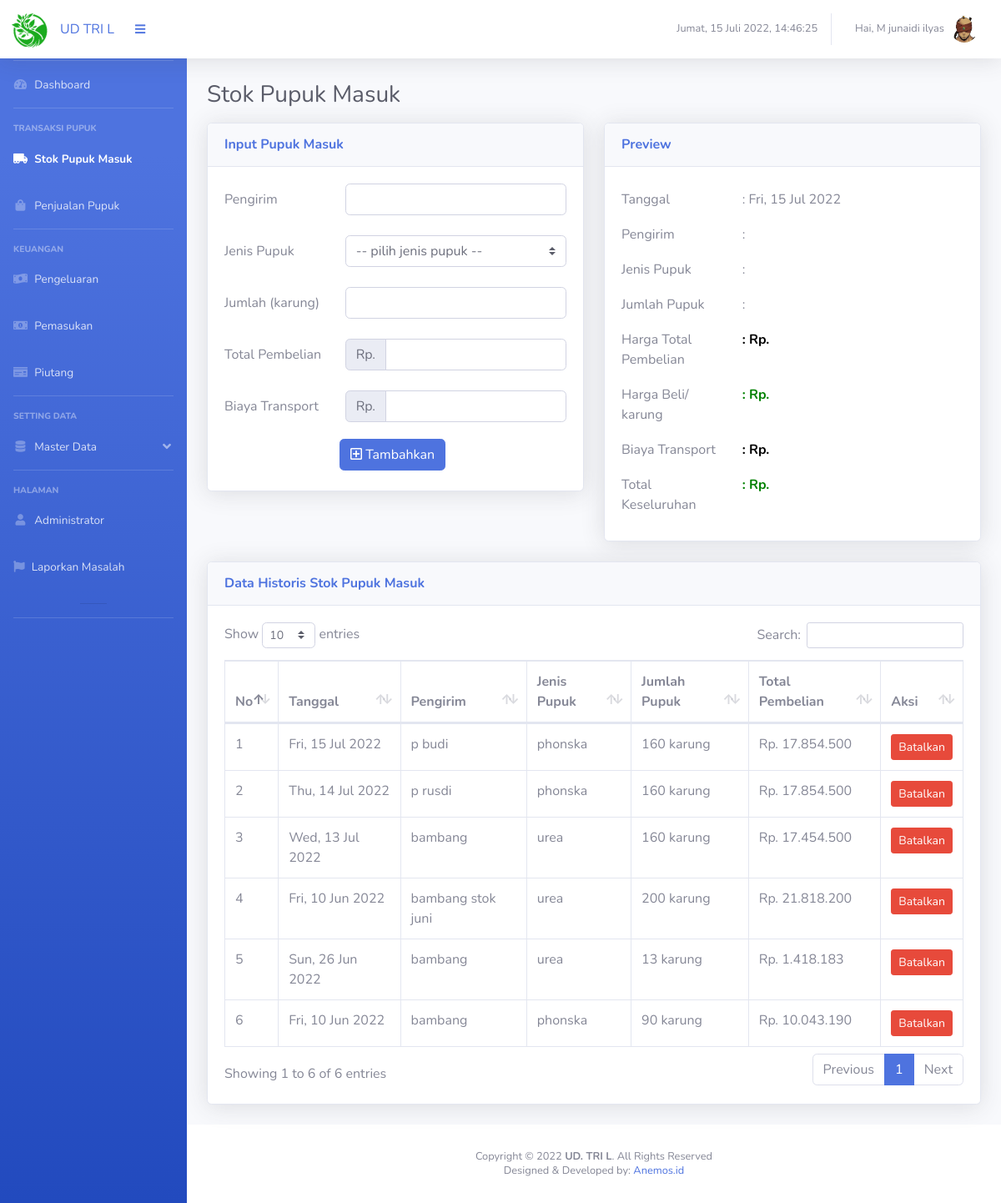
The page /page_stok_masuk.php?m=2&n=1 (signed in) on the database its author committed.
### tables this page shows
CREATE TABLE `stok_masuk` (
  `ID_SM` int(20) NOT NULL,
  `Tanggal` varchar(50) DEFAULT NULL,
  `ID_PK` int(20) DEFAULT NULL,
  `Nama_Pengirim` varchar(100) DEFAULT NULL,
  `Jumlah_Masuk` int(100) DEFAULT NULL,
  `Nominal` int(100) DEFAULT NULL,
  `Status` int(11) DEFAULT NULL
);

CREATE TABLE `data_pupuk` (
  `ID_PK` int(20) NOT NULL,
  `Jenis_Pupuk` varchar(50) DEFAULT NULL,
  `Stok` int(20) DEFAULT NULL,
  `Harga` int(100) DEFAULT NULL,
  `Status` int(11) DEFAULT NULL
);

### functions.php (called while the page is built, shortened)
<?php
function rp($angka)
{
    $hasil_rupiah = "Rp. " . number_format($angka, 0, ',', '.');
    return $hasil_rupiah;
}

### page_stok_masuk.php (the view, shortened to what this page needs)
<?php
include "connection.php";
include 'functions.php';
$tanggal = date("D, j M Y ");
if (isset($_SESSION['login'])) {
    ?>
<!DOCTYPE html>
<html lang="en">
<head>
  <link href="vendor/fontawesome-free/css/all.min.css" rel="stylesheet" type="text/css">
  <link href="css/sb-admin-2.min.css" rel="stylesheet">
  <link href="vendor/datatables/dataTables.bootstrap4.min.css" rel="stylesheet">
</head>
<body id="page-top">
  <div id="wrapper">
    <?php include "segment/sidebar.php";?>
    <div id="content-wrapper" class="d-flex flex-column">
      <div id="content">
        <?php include "segment/header.php";?>
        <div class="container-fluid">
          <div class="d-sm-flex align-items-center justify-content-between ">
            <h1 class="h3 mb-3 text-gray-800">Stok Pupuk Masuk</h1>
          </div>
          <div class="row">
            <div class="col-xl-6 col-lg-6">
              <div class="card shadow mb-4">
                <div class="card-header py-3 d-flex flex-row align-items-center justify-content-between">
                  <h6 class="m-0 font-weight-bold text-primary">Input Pupuk Masuk</h6>
                </div>
                <div class="card-body">
                  <form method="POST" action="addStokMasuk.php" enctype="multipart/form-data">
                    <div class="row mb-2">
                      <label class="col-sm-4 col-form-label">Pengirim</label>
                      <div class="col-sm-8">
                        <input type="text" class="form-control" id="pengirim" name="pengirim" required
                          onkeyup="SETis()">
                      </div>
                    </div>
                    <div class="row mb-4">
                      <label class="col-sm-4 col-form-label">Jenis Pupuk</label>
                      <div class="col-sm-8">
                        <select class="custom-select" id="jenisPP" name="jenisPP" onchange="SETPP()">
                          <option selected="true" disabled="disabled">-- pilih jenis pupuk --
                          </option>
                        </select>
                      </div>
                    </div>
                    <div class="row mb-2">
                      <label class="col-sm-4 col-form-label">Jumlah (karung)</label>
                      <div class="col-sm-8">
                        <input type="number" class="form-control" id="jumlah" name="jumlah" required onkeyup="SETis()">
                      </div>
                    </div>
                    <div class="row mb-2">
                      <label class="col-sm-4 col-form-label"> Total Pembelian</label>
                      <div class="input-group col-sm-8">
                        <div class="input-group-prepend">
                          <span class="input-group-text" id="basic-addon1">Rp.</span>
                        </div>
                        <input type="text" class="form-control" id="harga" name="harga" required
                          onkeyup="countPerKarung()">
                      </div>
                    </div>
                    <div class="row mt-4 ">
                      <label class="col-sm-4 col-form-label ">Biaya Transport</label>
                      <div class="input-group col-sm-8">
                        <div class="input-group-prepend">
                          <span class="input-group-text" id="basic-addon1">Rp.</span>
                        </div>
                        <input type="text" class="form-control" id="transport" name="transport"
                          onkeyup="totalKeseluruhan()">
                      </div>
                    </div>
                </div>
                <div class="row mb-4">
                  <label class="col-sm-4 col-form-label"> </label>
                  <div class="col-sm-8">
                    <button type="submit" class="btn btn-primary" name="tambah"><i class="far fa-plus-square"></i>
                      Tambahkan </button>
                  </div>
                </div>
              </div>
            </div>
            <div class="col-xl-6 col-lg-6">
              <div class="card shadow mb-4">
                <div class="card-header py-3 d-flex flex-row align-items-center justify-content-between">
                  <h6 class="m-0 font-weight-bold text-primary">Preview</h6>
                </div>
                <div class="card-body">
                  <div class="row mb-1">
                    <label class="col-sm-4 col-form-label"> Tanggal </label>
                    <label class="col-sm-5 col-form-label" id="tanggal"><?=": " . ($tanggal)?>
                    </label>
                  </div>
                  <div class="row mb-1">
                    <label class="col-sm-4 col-form-label">Pengirim</label>
                    <label class="col-sm-5 col-form-label" id="pengirimPP">:
                    </label>
                  </div>
                  <div class="row mb-1">
                    <label class="col-sm-4 col-form-label">Jenis Pupuk</label>
                    <label class="col-sm-5 col-form-label" id="pupuk" name="pupuk">:
                    </label>
                  </div>
                  <div class="row mb-1">
                    <label class="col-sm-4 col-form-label">Jumlah Pupuk</label>
                    <label class="col-sm-5 col-form-label" id="jumPP">:
                    </label>
                  </div>
                  <div class="row mb-1">
                    <label class="col-sm-4 col-form-label">Harga Total Pembelian</label>
                    <label class="col-sm-5 col-form-label" id="hargaPP" name="hargaPP"
                      style="font-weight:bold; color:Black;">: Rp.
                    </label>
                  </div>
                  <div class="row mb-1">
                    <label class="col-sm-4 col-form-label">Harga Beli/ karung</label>
                    <label class="col-sm-5 col-form-label" id="perkarung" name="perkarung"
                      style="font-weight:bold; color:green;">: Rp.
                    </label>
                  </div>
                  <div class="row mb-1">
                    <label class="col-sm-4 col-form-label">Biaya Transport</label>
                    <label class="col-sm-5 col-form-label" id="biaya_transport" name="biaya_transport"
                      style="font-weight:bold; color:BLACK;">: Rp.
                    </label>
                  </div>
                  <div class="row mb-1">
                    <label class="col-sm-4 col-form-label">Total Keseluruhan</label>
                    <label class="col-sm-5 col-form-label" id="keseluruhan" name="keseluruhan"
                      style="font-weight:bold; color:green;">: Rp.
                    </label>
                  </div>
                </div>
              </div>
            </div>
          </div>
          <div class="row">
            <div class="col-xl-12 col-lg-12">
              <div class="card shadow mb-4">
                <div class="card-header py-3 d-flex flex-row align-items-center justify-content-between">
                  <h6 class="m-0 font-weight-bold text-primary">Data Historis Stok Pupuk Masuk</h6>
                </div>
                <div class="card-body">
                  <div class="table-responsive">
                    <table class="table table-bordered" id="tableMasuk" width="100%" cellspacing="0">
                      <thead>
                        <tr>
                          <th scope="col">No</th>
                          <th scope="col">Tanggal</th>
                          <th scope="col">Pengirim</th>
                          <th scope="col">Jenis Pupuk</th>
                          <th scope="col">Jumlah Pupuk</th>
                          <th scope="col">Total Pembelian</th>
                          <th scope="col">Aksi</th>
                        </tr>
                      </thead>
                      <tbody>
                        <?php
$no = 1;
    $data = mysqli_query($conn, "SELECT * FROM stok_masuk
    INNER JOIN data_pupuk ON stok_masuk.ID_PK = data_pupuk.ID_PK ORDER BY ID_SM DESC
    ");
    foreach ($data as $all):
        echo ('<tr><td>' . $no . '</td>');
        echo ('<td>' . $all['Tanggal'] . '</td>');
        echo ('<td>' . $all['Nama_Pengirim'] . '</td>');
        echo ('<td>' . $all['Jenis_Pupuk'] . '</td>');
        echo ('<td>' . $all['Jumlah_Masuk'] . ' karung</td>');
        echo ('<td>' . rp($all["Nominal"]) . '</td>');
        echo ('<td> <center><a href="" class="btn btn-danger btn-sm" data-toggle="modal" data-target="#exampleModalCenter');
        echo ($all['ID_SM'] . '">Batalkan</a></td></center></tr>');
        ?>
                        <?php $no++;
        ?></tr>
                        <?php endforeach;?>
                      </tbody>
                    </table>
                  </div>
                </div>
              </div>
            </div>
          </div>
        </div>
        <?php include "segment/footer.php";?>
      </div>
    </div>
  </div>
</body>
</html>
<?php } else {
    header("Location: login.php");
    exit();
}
?>

### rows shown on the page
stok_masuk: Tanggal "Fri, 15 Jul 2022", Nama_Pengirim "p budi", ID_PK.Jenis_Pupuk "phonska", Jumlah_Masuk "160", Nominal "Rp. 17.854.500"
stok_masuk: Tanggal "Thu, 14 Jul 2022", Nama_Pengirim "p rusdi", ID_PK.Jenis_Pupuk "phonska", Jumlah_Masuk "160", Nominal "Rp. 17.854.500"
stok_masuk: Tanggal "Wed, 13 Jul 2022", Nama_Pengirim "bambang", ID_PK.Jenis_Pupuk "urea", Jumlah_Masuk "160", Nominal "Rp. 17.454.500"
stok_masuk: Tanggal "Fri, 10 Jun 2022", Nama_Pengirim "bambang stok juni", ID_PK.Jenis_Pupuk "urea", Jumlah_Masuk "200", Nominal "Rp. 21.818.200"
stok_masuk: Tanggal "Sun, 26 Jun 2022", Nama_Pengirim "bambang", ID_PK.Jenis_Pupuk "urea", Jumlah_Masuk "13", Nominal "Rp. 1.418.183"
stok_masuk: Tanggal "Fri, 10 Jun 2022", Nama_Pengirim "bambang", ID_PK.Jenis_Pupuk "phonska", Jumlah_Masuk "90", Nominal "Rp. 10.043.190"

### other values the page prints
$_SESSION['per'] "UD TRI L"
$_SESSION['nama'] "M junaidi ilyas"
$tanggal "Fri, 15 Jul 2022"
